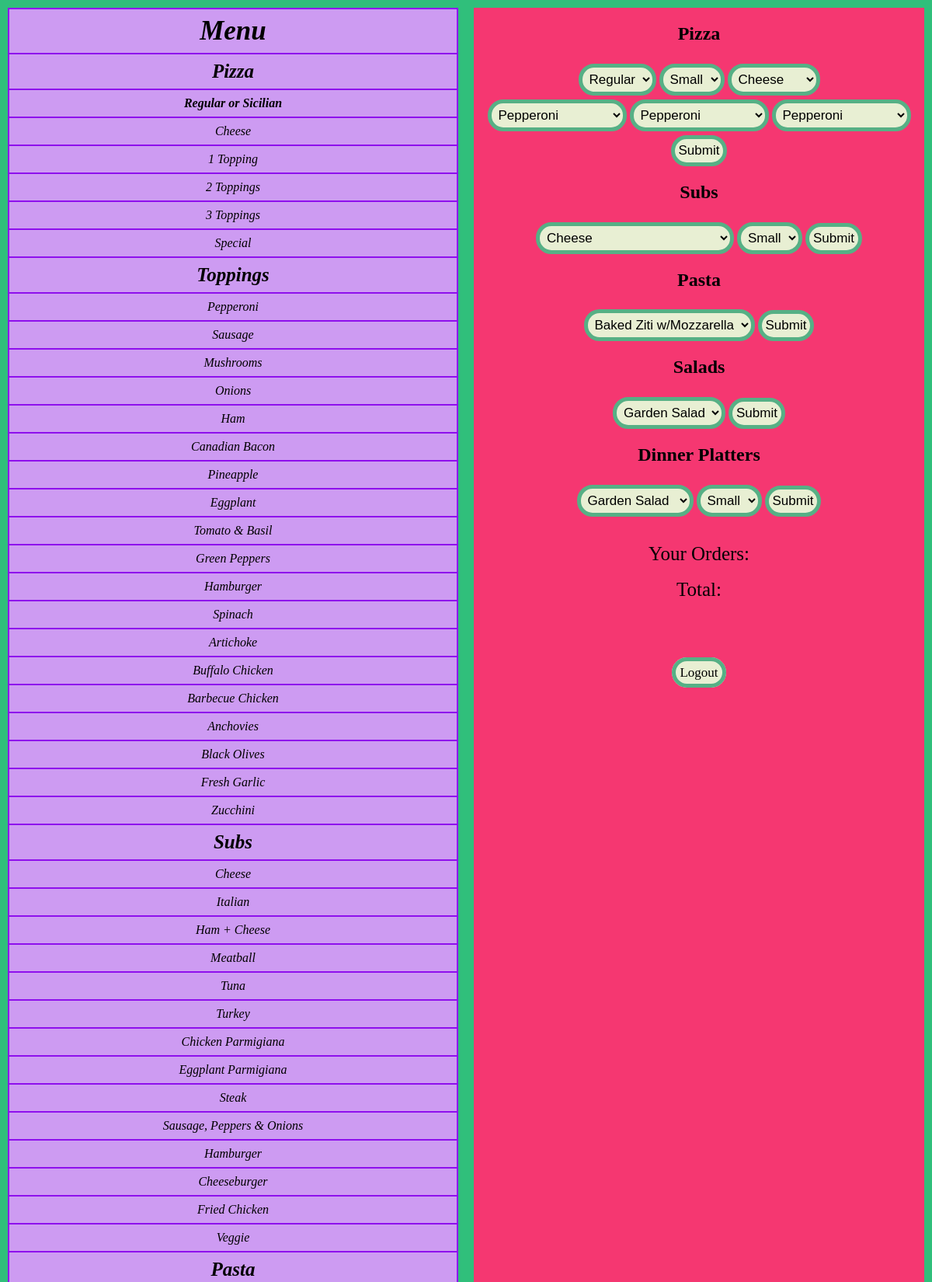
The app's page / (signed in, upper part) with its own data.
### orders/models.py (models this page shows)
class Toppings(models.Model):
    topping =  models.CharField(max_length=16)
    def __str__(self):
        return f"{self.topping}"

class Sub(models.Model):
    sub = models.CharField(max_length=25)
    smallPrice = models.FloatField(default=6.50)
    largePrice = models.FloatField(default=7.95)
    def __str__(self):
        return f"{self.sub}"

### orders/views.py (the view)
# urls.py: path("", views.index, name="index"),
def index(request):
    if not request.user.is_authenticated:
        return render(request, "orders/login.html")
    if not request.session:
        request.session["saved"] = []
        request.session["total"] = []
    context = menuHelper()
    context["ordered"] = request.session.get("saved", [])
    return render(request, "orders/index.html", context)

### orders/models.py (called while the page is built)
    def __str__(self):
        return f"{self.kind}"

    def __str__(self):
        return f"{self.size}"

    def __str__(self):
        return f"{self.pasta}"

    def __str__(self):
        return f"{self.salad}"

    def __str__(self):
        return f"{self.plate}"

### orders/views.py (called while the page is built)
def menuHelper():
    context = {
        "size": Size.objects.all(),
        "kind": Kind.objects.all(),
        "toppings": Toppings.objects.all(),
        "Sub": Sub.objects.all(),
        "Pasta": Pasta.objects.all(),
        "Salads": Salads.objects.all(),
        "Dinner": Dinner.objects.all(),
    }
    return context

### orders/templates/orders/index.html (shortened to what this page needs)
<!DOCTYPE html>
<html>
    <head>
        {% load static %}
        <link rel="stylesheet" type="text/css" href="{% static 'style.css' %}">
    </head>
    <body>
        <div id="scrollMenu">
            <table id="menu">
            <tr>
                <th class="largeText" colspan="3">Menu</th>
            </tr>
            <tr>
                <th class="mediumText" colspan="3">Pizza</th>
            </tr>
            <tr>
                <th colspan="3">Regular or Sicilian</th>
            </tr>
                <tr><td class="middle">Cheese</td></tr>
                <tr><td class="middle">1 Topping</td></tr>
                <tr><td class="middle">2 Toppings</td></tr>
                <tr><td class="middle">3 Toppings</td></tr>
                <tr><td class="middle">Special</td></tr>
            <tr>
                <th class="mediumText" colspan="3">Toppings</th>
            </tr>
            {% for topping in toppings %}
            <tr>
                <td class="middle" colspan="3">
                    {{ topping }}
                </td>
            </tr>
            {% endfor %}
            <tr>
                <th class="mediumText" colspan="3">Subs</th>
            </tr>
            {% for subs in Sub %}
            <tr>
                <td class="middle" colspan="3">
                    {{ subs }}
                </td>
            </tr>
            {% endfor %}
            <tr>
                <th class="mediumText" colspan="3">Pasta</th>
            </tr>
            </table>
        </div>
        <div id="secondCol">
            <h2>Pizza</h2>
            <form action="{% url 'pizza' %}" method="post">
                <select class="settings" name="pizzaKind">
                    {% for kinds in kind %}
                        <option value="{{ kinds }}">{{ kinds }}</option>
                    {% endfor %}
                </select>
                <select class="settings" name="pizzaSize">
                    {% for sizes in size %}
                        <option value="{{ sizes }}">{{ sizes }}</option>
                    {% endfor %}
                </select>
                <select class="settings" id="pizzaSelect"name="pizzaName">
                    <option value="Cheese">Cheese</option>
                </select>
                <div id="toppingDiv" name="chosenToppings">
                    <select class="settings" name="topping1">
                        {% for top in toppings %}
                            <option value="{{ top }}">{{ top }}</option>
                        {% endfor %}
                    </select>
                    <select class="settings" name="topping2">
                        {% for top in toppings %}
                            <option value="{{ top }}">{{ top }}</option>
                        {% endfor %}
                    </select>
                    <select class="settings" name="topping3">
                        {% for top in toppings %}
                            <option value="{{ top }}">{{ top }}</option>
                        {% endfor %}
                    </select>
                </div>
                <input class="settings" type="submit"/>
            </form>
            <h2>Subs</h2>
            <form action="{% url 'sub' %}" method="post">
                <select class="settings" name="subName">
                    {% for subs in Sub %}
                        <option value="{{ subs }}">{{ subs }}</option>
                    {% endfor %}
                </select>
                <select class="settings" name="subSize">
                    {% for sizes in size %}
                        <option value="{{ sizes }}">{{ sizes }}</option>
                    {% endfor %}
                </select>
                <input class="settings" type="submit"/>
            </form>
            <h2>Pasta</h2>
            <form action="{% url 'pasta' %}" method="post">
                <select class="settings" name="pastaName">
                    {% for pastas in Pasta %}
                        <option value="{{ pastas }}">{{ pastas }}</option>
                    {% endfor %}
                </select>
                <input class="settings" type="submit"/>
            </form>
            <h2>Salads</h2>
            <form action="{% url 'salad' %}" method="post">
                <select class="settings" name="saladName">
                    {% for salad in Salads %}
                        <option value="{{ salad }}">{{ salad }}</option>
                    {% endfor %}
                </select>
                <input class="settings" type="submit"/>
            </form>
            <h2>Dinner Platters</h2>
            <form action="{% url 'dinner' %}" method="post">
                <select class="settings" name="dinnerName">
                    {% for plate in Dinner %}
                        <option value="{{ plate }}">{{ plate }}</option>
                    {% endfor %}
                </select>
                <select class="settings" name="dinnerSize">
                    {% for sizes in size %}
                        <option value="{{ sizes }}">{{ sizes }}</option>
                    {% endfor %}
                </select>
                <input class="settings" type="submit"/>
            </form>
            <div id="orders">
                <p class="mediumText">Your Orders:</p>
                <br>
                <p class="mediumText">Total: {{ total.0 }}</p>
            </div>
            <div id="spaces">
            </div>
            <a class="loginout" href="{% url 'logout' %}">Logout</a>
        </div>
    </body>
</html>

### orders/static/style.css (style rules this page uses)
body { background-color: blanchedalmond; display: flex; flex-direction: row; margin: 0; }
#menu { width: 100%; border-collapse: collapse; background-color: #CD9BF2; }
#secondCol { width: 50%; flex-direction: column; border: 10px solid #30BF7B; text-align: center; background-color: #F53771; }
.middle { text-align: center; }
.mediumText { font-size: 25px; margin: 0; padding: none; }
.largeText { font-size: 35px; }
#menu td, #menu th { border: 2px solid #8E0FED; padding: 8px; color: black; font-style: oblique; }
#orders { padding-top: 34px; }
.loginout { outline: none; border: 5px solid #56b085; border-radius: 20px; text-decoration: none; color: black; font-size: 17px; padding: 5px 5px 5px 5px; background-color: #E8EFD3; margin-top: 5px; }
#scrollMenu { width: 50%; overflow: scroll; height: 98.3vh; border: 10px solid #30BF7B; }
.settings { outline: none; border: 5px solid #56b085; border-radius: 20px; color: black; font-size: 17px; padding: 5px 5px 5px 5px; background-color: #E8EFD3; margin-top: 5px; }
#spaces { padding-top: 30px; padding-bottom: 30px; }

### records on screen
Toppings: topping "Pepperoni"
Toppings: topping "Sausage"
Toppings: topping "Mushrooms"
Toppings: topping "Onions"
Toppings: topping "Ham"
Toppings: topping "Canadian Bacon"
Toppings: topping "Pineapple"
Toppings: topping "Eggplant"
Toppings: topping "Tomato & Basil"
Toppings: topping "Green Peppers"
Toppings: topping "Hamburger"
Toppings: topping "Spinach"
Toppings: topping "Artichoke"
Toppings: topping "Buffalo Chicken"
Toppings: topping "Barbecue Chicken"
Toppings: topping "Anchovies"
Toppings: topping "Black Olives"
Toppings: topping "Fresh Garlic"
Toppings: topping "Zucchini"
Sub: sub "Cheese"
Sub: sub "Italian"
Sub: sub "Ham + Cheese"
Sub: sub "Meatball"
Sub: sub "Tuna"
Sub: sub "Turkey"
Sub: sub "Chicken Parmigiana"
Sub: sub "Eggplant Parmigiana"
Sub: sub "Steak"
Sub: sub "Sausage, Peppers & Onions"
Sub: sub "Hamburger"
Sub: sub "Cheeseburger"
Sub: sub "Fried Chicken"
Sub: sub "Veggie"

### other values on screen
form field pizzaKind "Regular"
form field pizzaSize "Small"
form field topping1 "Pepperoni"
form field topping2 "Pepperoni"
form field topping3 "Pepperoni"
form field subName "Cheese"
form field subSize "Small"
form field pastaName "Baked Ziti w/Mozzarella"
form field saladName "Garden Salad"
form field dinnerName "Garden Salad"
form field dinnerSize "Small"
